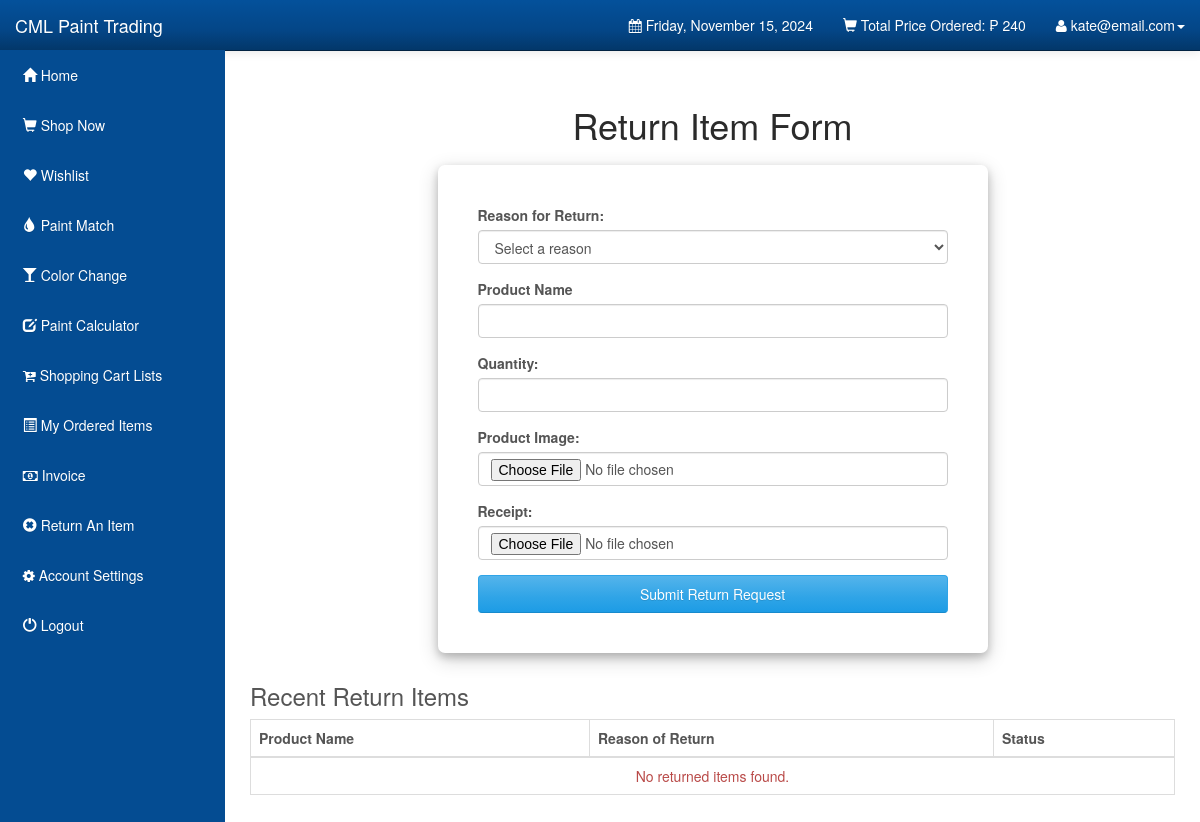
/Customers/returnItemPage.php (signed in), run on an earlier commit of the app's database.
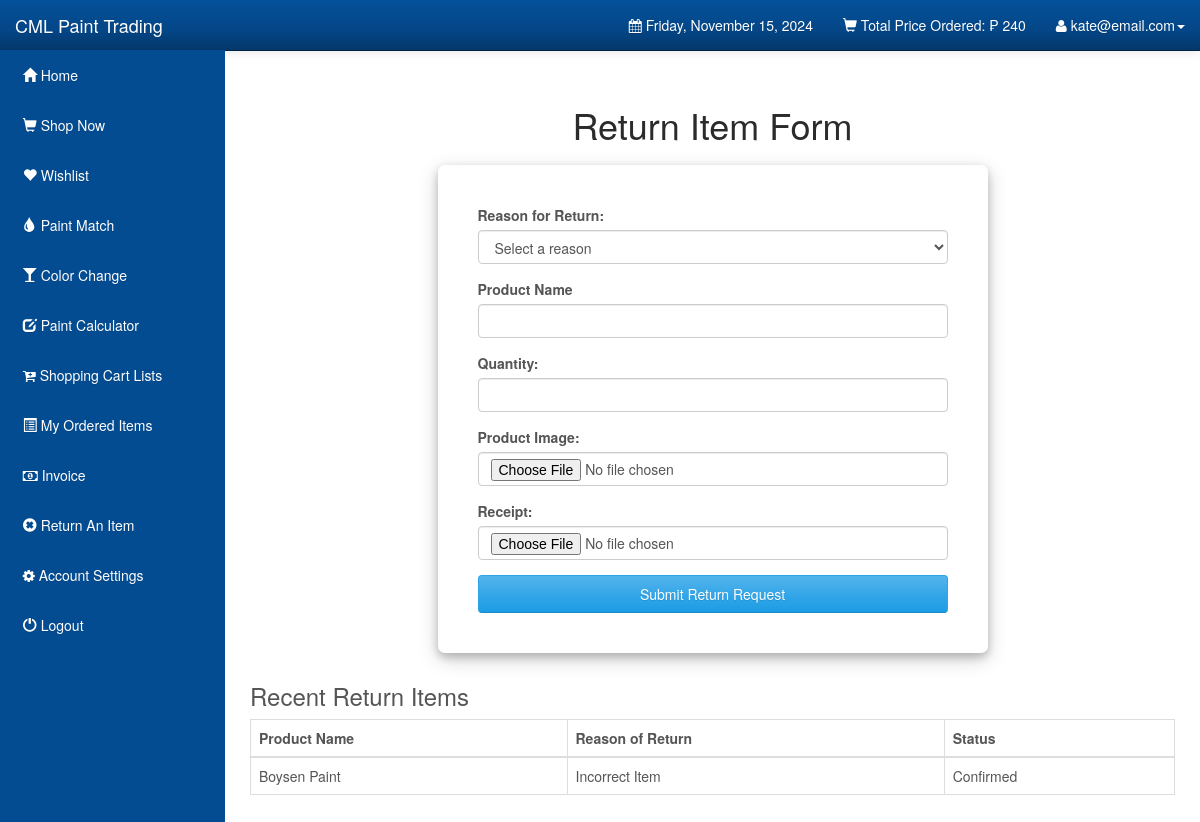
And on a later commit of the database.
### tables this page shows
CREATE TABLE `users` (
  `user_id` int(11) NOT NULL,
  `user_email` varchar(1000) NOT NULL,
  `user_password` varchar(1000) NOT NULL,
  `user_firstname` varchar(1000) NOT NULL,
  `user_lastname` varchar(1000) NOT NULL,
  `user_address` varchar(1000) NOT NULL,
  `user_mobile` varchar(255) NOT NULL,
  `type` enum('Admin','Customer','Cashier') DEFAULT NULL
);

CREATE TABLE `returnitems` (
  `return_id` int(11) NOT NULL,
  `user_id` int(11) DEFAULT NULL,
  `reason` varchar(255) DEFAULT NULL,
  `quantity` int(11) DEFAULT NULL,
  `product_image` varchar(255) DEFAULT NULL,
  `receipt_image` varchar(255) DEFAULT NULL,
  `product_name` varchar(255) DEFAULT NULL,
  `status` varchar(255) DEFAULT NULL
);

### Customers/returnItemPage.php (the view, shortened to what this page needs)
<?php
include("config.php");
extract($_SESSION);
$stmt_edit = $DB_con->prepare('SELECT * FROM users WHERE user_email =:user_email');
$stmt_edit->execute(array(':user_email' => $user_email));
$edit_row = $stmt_edit->fetch(PDO::FETCH_ASSOC);
extract($edit_row);
?>
<?php
include("config.php");
$stmt_edit = $DB_con->prepare("select sum(order_total) as total from orderdetails where user_id=:user_id and order_status='Confirmed'");
$stmt_edit->execute(array(':user_id' => $user_id));
$edit_row = $stmt_edit->fetch(PDO::FETCH_ASSOC);
extract($edit_row);
?>
<!DOCTYPE html>
<html lang="en">
<head>
  <link rel="stylesheet" type="text/css" href="bootstrap/css/bootstrap.min.css" />
  <link rel="stylesheet" type="text/css" href="font-awesome/css/font-awesome.min.css" />
  <link rel="stylesheet" type="text/css" href="css/local.css" />
  <link rel="stylesheet" type="text/css" href="css/returnItem.css" />
  <link rel="stylesheet" href="https://cdn.jsdelivr.net/npm/sweetalert2@11/dist/sweetalert2.min.css">
</head>
<body>
  <div id="wrapper">
    <?php include_once("navigation.php") ?>
    <div id="page-wrapper">
        <h1 class="return-item-text">Return Item Form</h1>
        <div class="return-item-form">
          <form action="returnItem.php" method="POST" enctype="multipart/form-data">
            <div class="form-group">
              <label for="reason">Reason for Return:</label>
              <select class="form-control" id="reason" name="reason" required>
                <option value="" selected>Select a reason</option>
              </select>
            </div>
            <div class="form-group">
              <label for="productName">Product Name</label>
              <input list="userOrders" type="text" class="form-control" id="productName" name="productName" autocomplete="on" required>
            </div>
            <div class="form-group">
              <label for="orderNumber">Quantity:</label>
              <input type="number" class="form-control" id="quantity" name="quantity" min="1" required>
            </div>
            <div class="form-group">
              <label for="image1">Product Image:</label>
              <input type="file" class="form-control" id="productImage" name="productImage" required>
            </div>
            <div class="form-group">
              <label for="image2">Receipt:</label>
              <input type="file" class="form-control" id="receipt" name="receipt" required>
            </div>
            <button type="submit" class="btn btn-primary" name="returnItem">Submit Return Request</button>
          </form>
        </div>
        <div class="a">
            <h3>Recent Return Items</h3>
        <div class="table-responsive">
          <table class="display table table-bordered" id="return-items-table" cellspacing="0" width="100%">
            <thead>
              <tr>
                <th>Product Name</th>
                <th>Reason of Return</th>
                <th>Status</th>
              </tr>
            </thead>
              <?php
                  include_once 'config.php';
                  if (isset($_SESSION['user_id'])) {
                      $userID = $_SESSION['user_id'];
                      $query = "SELECT product_name, reason, status FROM returnitems WHERE user_id = :user_id";
                      try {
                          $stmt = $DB_con->prepare($query);
                          $stmt->bindParam(':user_id', $userID, PDO::PARAM_INT);
                          $stmt->execute();
                          $returnedItems = $stmt->fetchAll(PDO::FETCH_ASSOC);
                      } catch (PDOException $e) {
                          echo "Error: " . $e->getMessage();
                      }
                  } else {
                      header("Location: login.php");
                      exit();
                  }
              ?>
            <tbody>
                <?php if (!empty($returnedItems)): ?>
                    <?php foreach ($returnedItems as $item): ?>
                        <tr>
                            <td><?php echo htmlspecialchars($item['product_name']); ?></td>
                            <td><?php echo htmlspecialchars($item['reason']); ?></td>
                            <td><?php echo htmlspecialchars($item['status']); ?></td>
                        </tr>
                    <?php endforeach; ?>
                <?php else: ?>
                    <tr>
                        <td colspan="3" class="text-center text-danger">No returned items found.</td>
                    </tr>
                <?php endif; ?>
            </tbody>
          </table>
        </div>
        </div>
    </div>
  </div>
</body>
</html>

### Customers/navigation.php (shortened to what this page needs)
<nav class="navbar navbar-inverse navbar-fixed-top" role="navigation">
    <div class="navbar-header">
        <a class="navbar-brand" href="index.php">CML Paint Trading</a>
    </div>
    <div class="collapse navbar-collapse navbar-ex1-collapse">
        <ul class="nav navbar-nav side-nav">
            <li><a href="index.php"> &nbsp; <span class='glyphicon glyphicon-home'></span> Home</a></li>
            <li><a href="shop.php?id=1"> &nbsp; <span class='glyphicon glyphicon-shopping-cart'></span> Shop Now</a></li>
            <?php
                if ($_SESSION['user_type'] != 'Cashier'){
                ?>
                    <li><a href="wishlist.php?id=1">&nbsp; <span class='glyphicon glyphicon-heart'></span> Wishlist </a></li>
                    <li><a href="paint-match.php"> &nbsp; <span class='glyphicon glyphicon-tint'></span> Paint Match</a></li>
                    <li><a href="color-change.php"> &nbsp; <span class='glyphicon glyphicon-glass'></span> Color Change</a></li>
                    <li><a href="calculator.php"> &nbsp; <span class='glyphicon glyphicon-edit'></span> Paint Calculator</a></li>
                    <li><a href="cart_items.php"> &nbsp; <span class='fa fa-cart-plus'></span> Shopping Cart Lists</a></li>
                <?php
                }
            ?>
            <li><a href="orders.php"> &nbsp; <span class='glyphicon glyphicon-list-alt'></span> My Ordered Items</a></li>
            <?php
                if ($_SESSION['user_type'] != 'Cashier'){
                    ?>
                    <li><a href="invoice.php"> &nbsp; <span class='fa fa-money'></span> Invoice </a></li>
                    <li><a href="returnItemPage.php"> &nbsp; <span class='glyphicon glyphicon-remove-sign'></span> Return An Item</a></li>
                    <?php
                }
            ?>
            <?php
                if ($_SESSION['user_type'] != 'Cashier'){
            ?>
            <li><a data-toggle="modal" data-target="#setAccount"> &nbsp; <span class='fa fa-gear'></span> Account Settings</a></li>
            <?php
                }
            ?>
            <li><a href="javascript:confirmLogout()"> &nbsp; <span class='glyphicon glyphicon-off'></span> Logout</a></li>
        </ul>
        <ul class="nav navbar-nav navbar-right navbar-user">
            <li class="dropdown messages-dropdown">
                <a href="#"><i class="fa fa-calendar"></i> <?php
                                                            $Today = date('y:m:d');
                                                            $new = date('l, F d, Y', strtotime($Today));
                                                            echo $new; ?></a>
            </li>
            <li class="dropdown user-dropdown">
                <a href="#" class="dropdown-toggle" data-toggle="dropdown"><span class='glyphicon glyphicon-shopping-cart'></span> Total Price Ordered: &#8369; <?php echo $total; ?> </b></a>
            </li>
            <li class="dropdown user-dropdown">
                <a href="#" class="dropdown-toggle" data-toggle="dropdown"><i class="fa fa-user"></i> <?php echo $user_email; ?><b class="caret"></b></a>
            </li>
        </ul>
    </div>
</nav>

### Customers/css/local.css (style rules this page uses)
#wrapper { padding-left: 0; }
#page-wrapper { width: 100%; padding: 5px 15px; }
body { font-family: "Helvetica Neue", Helvetica, Arial, sans-serif; font-size: 14px; line-height: 1.42857143; color: #555555; background-color: #ffffff; }
.btn { display: inline-block; margin-bottom: 0; font-weight: normal; text-align: center; vertical-align: middle; cursor: pointer; background-image: none; border: 1px solid transparent; white-space: nowrap; padding: 8px 12px; font-size: 14px; line-height: 1.42857143; border-radius: 4px; -webkit-user-select: none; -moz-user-select: none; -ms-user-select: none; user-select: none; }
.btn-primary { color: #ffffff; background-color: #2fa4e7; border-color: #2fa4e7; }
.navbar-inverse { background-color: #033c73; border-color: #022f5a; }
.navbar-inverse .navbar-brand { color: #ffffff; }
.navbar-inverse .navbar-nav > li > a { color: #ffffff; }
.navbar-inverse .navbar-collapse, .navbar-inverse .navbar-form { border-color: #022a50; }
.navbar { background-image: -webkit-linear-gradient(#54b4eb, #2fa4e7 60%, #1d9ce5); background-image: linear-gradient(#54b4eb, #2fa4e7 60%, #1d9ce5); background-repeat: no-repeat; filter: progid:DXImageTransform.Microsoft.gradient(startColorstr='#ff54b4eb', endColorstr='#ff1d9ce5', GradientType=0); border-bottom: 1px solid #178acc; filter: none; -webkit-box-shadow: 0 1px 10px rgba(0, 0, 0, 0.1); box-shadow: 0 1px 10px rgba(0, 0, 0, 0.1); }
.navbar .navbar-nav > li > a, .navbar-brand { text-shadow: 0 1px 0 rgba(0, 0, 0, 0.1); }
.navbar-inverse { background-image: -webkit-linear-gradient(#04519b, #044687 60%, #033769); background-image: linear-gradient(#04519b, #044687 60%, #033769); background-repeat: no-repeat; filter: progid:DXImageTransform.Microsoft.gradient(startColorstr='#ff04519b', endColorstr='#ff033769', GradientType=0); filter: none; border-bottom: 1px solid #022241; }
.btn { text-shadow: 0 1px 0 rgba(0, 0, 0, 0.1); }
.btn-primary { background-image: -webkit-linear-gradient(#54b4eb, #2fa4e7 60%, #1d9ce5); background-image: linear-gradient(#54b4eb, #2fa4e7 60%, #1d9ce5); background-repeat: no-repeat; filter: progid:DXImageTransform.Microsoft.gradient(startColorstr='#ff54b4eb', endColorstr='#ff1d9ce5', GradientType=0); filter: none; border-bottom: 1px solid #178acc; }
.clearfix:before, .clearfix:after, .container:before, .container:after, .container-fluid:before, .container-fluid:after, .row:before, .row:after, .form-horizontal .form-group:before, .form-horizontal .form-group:after, .btn-toolbar:before, .btn-toolbar:after, .btn-group-vertical > .btn-group:before, .btn-group-vertical > .btn-group:after, .nav:before, .nav:after, .navbar:before, .navbar:after, .navbar-header:before, .navbar-header:after, .navbar-collapse:before, .navbar-collapse:after, .pager:before, .pager:after, .panel-body:before, .panel-body:after, .modal-footer:before, .modal-footer:after { content: " "; display: table; }
.clearfix:after, .container:after, .container-fluid:after, .row:after, .form-horizontal .form-group:after, .btn-toolbar:after, .btn-group-vertical > .btn-group:after, .nav:after, .navbar:after, .navbar-header:after, .navbar-collapse:after, .pager:after, .panel-body:after, .modal-footer:after { clear: both; }
a { color: #2fa4e7; text-decoration: none; }
@media (min-width:768px) { #wrapper { padding-left: 225px; } }
@media (min-width:768px) { #page-wrapper { padding: 15px 25px; } }
@media (min-width:768px) { .side-nav { margin-left: -225px; left: 225px; width: 225px; position: fixed; top: 50px; height: 100%; border-radius: 0; border: none; background-color: #044C92; overflow-y: auto; } }
@media (min-width:768px) { .side-nav>li>a { width: 225px; } }
@media (min-width:768px) { .navbar-collapse { padding-left: 15px !important; padding-right: 15px !important; } }
.text-danger { color: #b94a48; }

### Customers/css/returnItem.css (style rules this page uses)
.return-item-text { text-align: center; color: rgb(43, 43, 43); }
.return-item-form { padding: 1rem; width: 100%; display: flex; align-items: center; justify-content: center; }
.return-item-form form { width: 55rem; padding: 4rem; border-radius: 7px; box-shadow: 0 4px 8px 0 rgba(0,0,0,0.2), 0 6px 20px 0 rgba(0,0,0,0.19); }
.return-item-form form button { width: 100%; }

What changed in the data, as far as the page shows it:
added returnitems: product_name "Boysen Paint", reason "Incorrect Item", status "Confirmed"
Also different on the page:
text no longer shown: "No returned items found."
